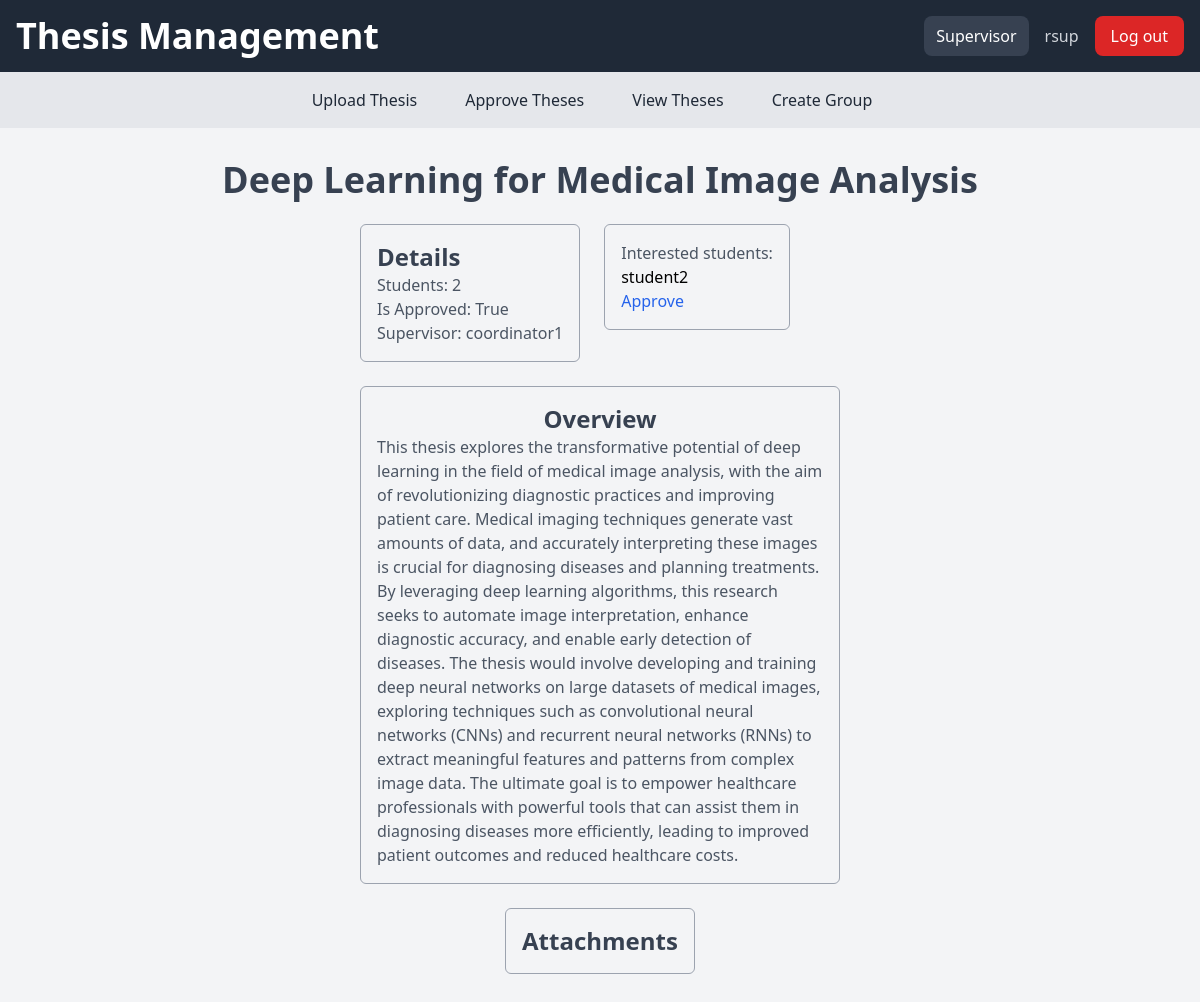
The app's page /view_theses/3/ (signed in) with its own data.
### app_week6/models.py (models this page shows, shortened)
class User(AbstractUser):
    USER_TYPE_CHOICES = (
        (1, 'Admin'),
        (2, 'Supervisor'),
        (3, 'Project Coordinator'),
        (4, 'Student'),
    )
    user_type = models.PositiveSmallIntegerField(choices=USER_TYPE_CHOICES, default=4)

class Thesis(models.Model):
    title = models.CharField(max_length=255)
    description = models.TextField()
    supervisor = models.ForeignKey(User, limit_choices_to={'user_type': 2}, on_delete=models.CASCADE)
    is_approved = models.BooleanField(default=False)
    students = models.ManyToManyField(User, related_name='theses', limit_choices_to={'user_type': 4}, blank=True, null=True)
    interested = models.ManyToManyField(User, related_name='interested_theses', limit_choices_to={'user_type': 4},blank=True, null=True)
    category = models.ManyToManyField(category, blank=True, null=True)
    software_engineering = models.BooleanField(null=True, blank=True, default=False)
    Information_Systems_and_Data_Science = models.BooleanField(null=True, blank=True, default=False) # Information Systems and Data Science
    Mechanical_Engineering = models.BooleanField(null=True, blank=True, default=False)
    Civil_and_Structural_Engineering = models.BooleanField(null=True, blank=True, default=False)
    Chemical_Engineering = models.BooleanField(null=True, blank=True, default=False)
    External = models.BooleanField(null=True, blank=True, default=False)
    Internal_Sydney = models.BooleanField(null=True, blank=True, default=False)
    Internal_Casuarina = models.BooleanField(null=True, blank=True, default=False) # Internal - Casuarina

### app_week6/views.py (the view)
# urls.py: path('view_theses/<int:thesis_id>/', views.thesis_detail, name='view_theses'),
@login_required
def thesis_detail(request, thesis_id):
    thesis = Thesis.objects.get(pk=thesis_id)
    if ((request.user.user_type == 1) or (request.user.user_type == 2) or (request.user.user_type == 3) or (request.user.user_type == 4)):
        return render(request, 'app_week6/thesis_detail.html', {'thesis': thesis})
    else:
        messages.error(request, "Not authorized to view thesis")
        return redirect('blank')

### app_week6/templates/app_week6/thesis_detail.html (shortened to what this page needs)
{% extends 'app_week6/base.html' %}
{% block content %}
<div class="container mx-auto p-4 flex flex-col items-center justify-center">
    <h1 class="text-4xl font-bold text-gray-700 mb-6">{{ thesis.title }}</h1>
    <div class="flex flex-row items-start justify-start w-1/2 mb-6 space-x-6">
        <div class="flex flex-col items-start justify-start border border-gray-400 rounded-md p-4">
            <h2 class="text-2xl font-bold text-gray-700">Details</h2>
            <p class="text-gray-600">Students: {{ thesis.students.count }}</p>
            <p class="text-gray-600">Is Approved: {{ thesis.is_approved }}</p>
            <p class="text-gray-600">Supervisor: {{ thesis.supervisor }}</p>
        </div>
        {% if user.user_type != 4 %}
        <div class="flex flex-col items-start justify-start border border-gray-400 rounded-md p-4">
            <p class="text-gray-600">Interested students:</p>
            <ul>
                {% for student in thesis.interested.all %}
                    <li>{{ student.username }}</li>
                    <li>
                        {% if not student in thesis.students.all %}
                            <a href="{% url 'approve_student' thesis.id student.id %}" class="text-blue-600 hover:text-blue-800">Approve</a>
                        {% endif %}
                    </li>
                {% endfor %}
            </ul>
        </div>
        {% endif %}
    </div>
    <div class="flex flex-col items-center justify-center w-1/2 mb-6">
        <div class="flex flex-col items-center justify-center border border-gray-400 rounded-md p-4">
            <h2 class="text-2xl font-bold text-gray-700">Overview</h2>
            <p class="text-gray-600">{{ thesis.description|safe }}</p>
        </div>
        <div class="flex flex-col items-center justify-center border border-gray-400 rounded-md p-4 mt-6">
            <h2 class="text-2xl font-bold text-gray-700">Attachments</h2>
        </div>
    </div>
</div>
{% endblock content %}

### app_week6/templates/app_week6/base.html (shortened to what this page needs)
<!DOCTYPE html>
<html>
<head>
    <link rel="stylesheet" href="https://unpkg.com/tailwindcss@^2/dist/tailwind.min.css">
</head>
<body class="h-screen bg-gray-100">
    <header class="bg-gray-800 text-white p-4 flex justify-between items-center">
        <h1 class="text-4xl font-bold">Thesis Management</h1>
        <div class="flex items-center space-x-4">
            {% if user.user_type == 1 %}
            <p class="bg-gray-700 py-2 px-3 rounded-lg">Admin</p>
            {% elif user.user_type == 2 %}
            <p class="bg-gray-700 py-2 px-3 rounded-lg">Supervisor</p>
            {% elif user.user_type == 3 %}
            <p class="bg-gray-700 py-2 px-3 rounded-lg">Project Coordinator</p>
            {% elif user.user_type == 4 %}
            <p class="bg-gray-700 py-2 px-3 rounded-lg">Student</p>
            {% endif %}
            {% if user.is_authenticated %}
            <div class="flex items-center space-x-4">
                <p class="text-gray-300">{{ user.username }}</p>
                <a href="{% url 'logout' %}" class="bg-red-600 text-white px-4 py-2 rounded-lg hover:bg-red-700 transition duration-300">
                    Log out
                </a>
            </div>
            {% else %}
            <a href="{% url 'login' %}" class="bg-blue-600 text-white px-4 py-2 rounded-lg hover:bg-blue-700 transition duration-300">
                Log In
            </a>
            {% endif %}
        </div>
    </header>
    <nav class="bg-gray-200 p-4">
        <ul class="flex flex-wrap justify-center">
            {% if not user.user_type == 4%}
            {% if user.is_authenticated %}
            <li class="mr-4"><a href="{% url 'upload_thesis' %}" class="text-gray-800 px-4 py-2 rounded">Upload Thesis</a></li>
            <li class="mr-4"><a href="{% url 'approve_thesis' %}" class="text-gray-800 px-4 py-2 rounded">Approve Theses</a></li>
            {% endif %}
            {% endif %}
            {% if user.is_authenticated %}
            <li class="mr-4"><a href="{% url 'view_theses' %}" class="text-gray-800 px-4 py-2 rounded">View Theses</a></li>
            <li class="mr-4"><a href="{% url 'create_group' %}" class="text-gray-800 px-4 py-2 rounded">Create Group</a></li>
            {% endif %}
        </ul>
    </nav>
    <div class="container mx-auto p-4">
        {% block content %}
        {% endblock %}
    </div>
</body>
</html>

### records on screen
User: username "rsup"
Thesis: title "Deep Learning for Medical Image Analysis", students.count "2", is_approved "True", supervisor "coordinator1", description "This thesis explores the transformative potential of deep learning in the field of medical image analysis, with the aim of revolutionizing diagnostic practices and improving patient care. Medical imaging techniques generate vast amounts of data, and accurately interpreting these images is crucial for diagnosing diseases and planning treatments. By leveraging deep learning algorithms, this research seeks to automate image interpretation, enhance diagnostic accuracy, and enable early detection of diseases. The thesis would involve developing and training deep neural networks on large datasets of medical images, exploring techniques such as convolutional neural networks (CNNs) and recurrent…"
User: username "student2", shows "Approve"
